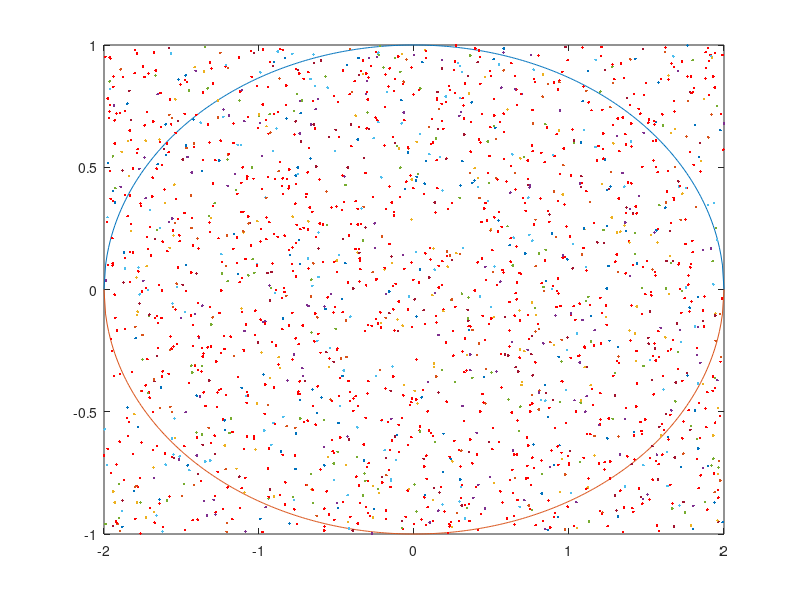

The MATLAB script that drew this image:
% plot the ellipse
 x = [-2 : 0.01 : 2];
 y = sqrt(1 - x.^2/4);
 plot(x,y,-x,-y);
 hold on
% plot 1000 random points in the ellipse and count how many landed inside
 inside = 0; 
 for counter = 1:1000
% pick a random point in [-2,2]x[-1,1]
 x = 4*rand - 2;
 y = 2*rand - 1;
% plot the point
 plot(x,y, '.r', -x, -y);
% if the point is inside the ellipe, increment our count
 if (x^2 / 4 + y^2 <= 1)
 inside = inside + 1;
 end;
 end;

 
 area = inside / 1000 * 8
 
 outside = 1000-inside; 
 
 mean = inside/1000 * 1 + outside/1000 * 0; 
 expectedArea = inside/1000 * 1^2 + outside/1000 * 0^2;
 variance = expectedArea - mean^2;
